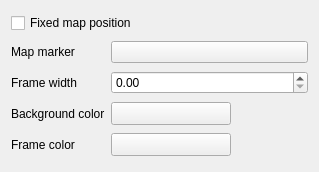
<?xml version="1.0" encoding="UTF-8"?>
<ui version="4.0">
 <class>QgsAnnotationWidgetBase</class>
 <widget class="QWidget" name="QgsAnnotationWidgetBase">
  <property name="geometry">
   <rect>
    <x>0</x>
    <y>0</y>
    <width>319</width>
    <height>172</height>
   </rect>
  </property>
  <property name="windowTitle">
   <string>Form</string>
  </property>
  <layout class="QGridLayout" name="gridLayout">
   <item row="0" column="0" colspan="2">
    <widget class="QCheckBox" name="mMapPositionFixedCheckBox">
     <property name="text">
      <string>Fixed map position</string>
     </property>
    </widget>
   </item>
   <item row="1" column="0">
    <widget class="QLabel" name="mMapMarkerLabel">
     <property name="text">
      <string>Map marker</string>
     </property>
     <property name="buddy">
      <cstring>mMapMarkerButton</cstring>
     </property>
    </widget>
   </item>
   <item row="1" column="1">
    <widget class="QPushButton" name="mMapMarkerButton">
     <property name="text">
      <string/>
     </property>
    </widget>
   </item>
   <item row="2" column="0">
    <widget class="QLabel" name="mFrameWidthLabel">
     <property name="text">
      <string>Frame width</string>
     </property>
     <property name="buddy">
      <cstring>mFrameWidthSpinBox</cstring>
     </property>
    </widget>
   </item>
   <item row="2" column="1">
    <widget class="QDoubleSpinBox" name="mFrameWidthSpinBox"/>
   </item>
   <item row="3" column="0">
    <widget class="QLabel" name="mBackgroundColorLabel">
     <property name="text">
      <string>Background color</string>
     </property>
    </widget>
   </item>
   <item row="3" column="1">
    <layout class="QHBoxLayout" name="horizontalLayout_2">
     <item>
      <widget class="QgsColorButtonV2" name="mBackgroundColorButton">
       <property name="minimumSize">
        <size>
         <width>120</width>
         <height>0</height>
        </size>
       </property>
       <property name="maximumSize">
        <size>
         <width>120</width>
         <height>16777215</height>
        </size>
       </property>
       <property name="text">
        <string/>
       </property>
      </widget>
     </item>
     <item>
      <spacer name="horizontalSpacer_2">
       <property name="orientation">
        <enum>Qt::Horizontal</enum>
       </property>
       <property name="sizeHint" stdset="0">
        <size>
         <width>40</width>
         <height>20</height>
        </size>
       </property>
      </spacer>
     </item>
    </layout>
   </item>
   <item row="4" column="0">
    <widget class="QLabel" name="mFrameColorLabel">
     <property name="text">
      <string>Frame color</string>
     </property>
    </widget>
   </item>
   <item row="4" column="1">
    <layout class="QHBoxLayout" name="horizontalLayout">
     <item>
      <widget class="QgsColorButtonV2" name="mFrameColorButton">
       <property name="minimumSize">
        <size>
         <width>120</width>
         <height>0</height>
        </size>
       </property>
       <property name="maximumSize">
        <size>
         <width>120</width>
         <height>16777215</height>
        </size>
       </property>
       <property name="text">
        <string/>
       </property>
      </widget>
     </item>
     <item>
      <spacer name="horizontalSpacer">
       <property name="orientation">
        <enum>Qt::Horizontal</enum>
       </property>
       <property name="sizeHint" stdset="0">
        <size>
         <width>40</width>
         <height>20</height>
        </size>
       </property>
      </spacer>
     </item>
    </layout>
   </item>
  </layout>
 </widget>
 <customwidgets>
  <customwidget>
   <class>QgsColorButtonV2</class>
   <extends>QToolButton</extends>
   <header>qgscolorbuttonv2.h</header>
  </customwidget>
 </customwidgets>
 <resources/>
 <connections/>
</ui>
